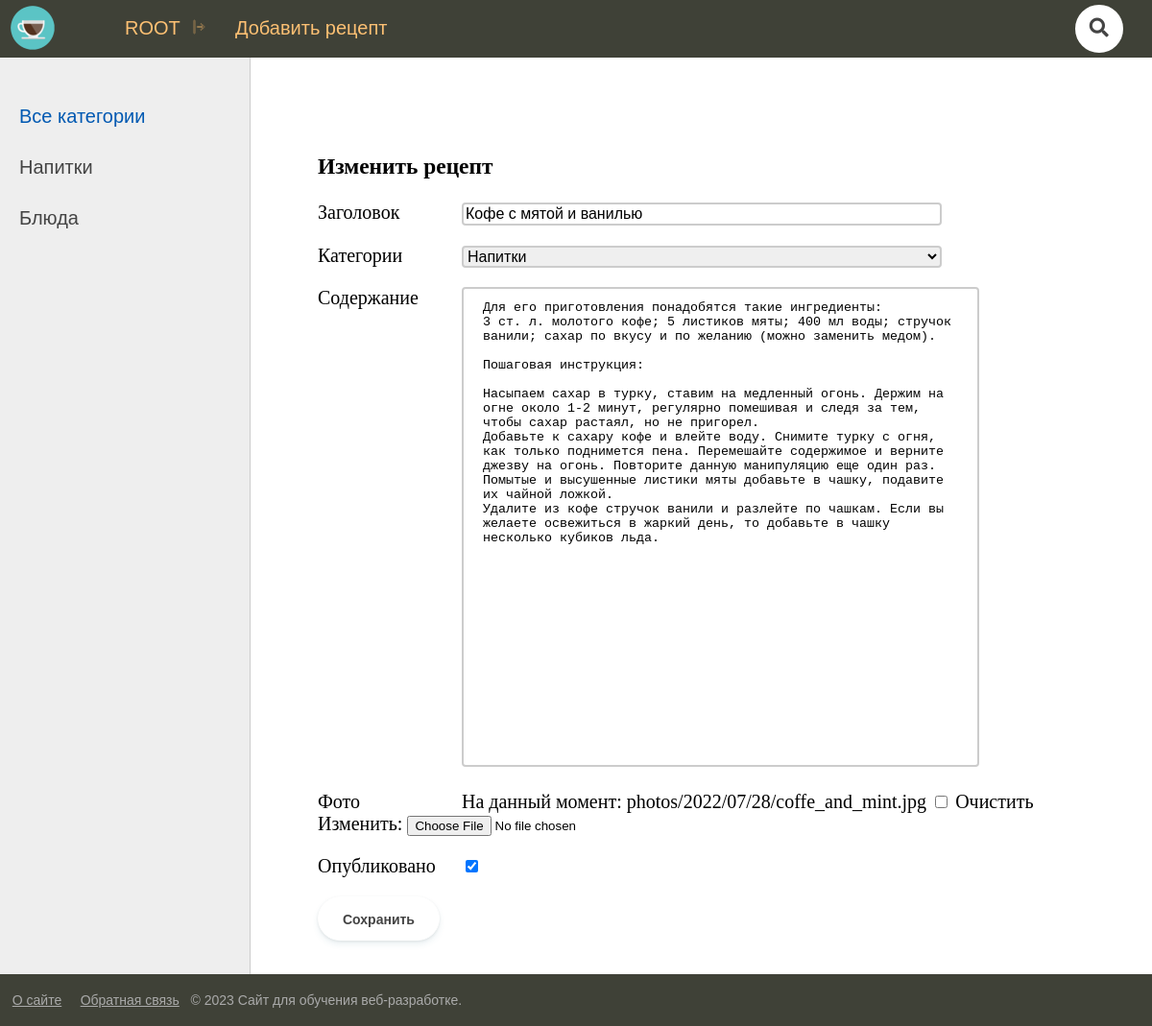
The app's page /post/blog-2/edite/ (signed in) with its own data.
### blog/models.py (models this page shows, shortened)
class Category(models.Model):
    name = models.CharField(max_length=100, db_index=True, verbose_name="Категория")
    slug = AutoSlugField(populate_from="name", max_length=255, unique=True, db_index=True, verbose_name="URL")
    def __str__(self):
        return self.name
    def get_absolute_url(self):
        return reverse('category', kwargs={'cat_slug': self.slug})
    class Meta:
        verbose_name = 'Категория'
        verbose_name_plural = 'Категории'
        ordering = ['id']

class Blog(models.Model):
    title = models.CharField(max_length=255, verbose_name="Заголовок")
    slug = AutoSlugField(populate_from="title", max_length=255, unique=True, db_index=True, verbose_name="URL")
    content = models.TextField(blank=True, verbose_name="Содержание")
    photo = models.ImageField(upload_to="photos/%Y/%m/%d/", verbose_name="Фото", blank=True)
    time_create = models.DateTimeField(auto_now_add=True, verbose_name="Время создания")
    time_update = models.DateTimeField(auto_now=True, verbose_name="Время изменения")
    is_published = models.BooleanField(default=False, verbose_name="Опубликовано")
    cat = models.ForeignKey('Category', on_delete=models.PROTECT, verbose_name="Категории")
    author = models.ForeignKey(User, on_delete=models.PROTECT, verbose_name="Автор")
    votes = GenericRelation("LikeDislike", related_query_name='blog')
    class Meta:
        verbose_name = 'Блог'
        verbose_name_plural = 'Блоги'
        ordering = ['-time_create', 'title']

### blog/views.py (the view)
# urls.py: path('post/<slug:slug>/edite/', PostUpdateView.as_view(), name='post_update'),
class PostUpdateView(DataMixin, UpdateView):
    model = Blog
    form_class = AddPostForm
    template_name = "blog/addpage.html"
    success_url = reverse_lazy("home")
    def dispatch(self, request, *args, **kwargs):
        author = Blog.objects.get(slug=self.kwargs["slug"]).author
        if request.user.is_authenticated and request.user == author:
            return super().dispatch(request, *args, **kwargs)
        else:
            return redirect("login")
    def get_context_data(self, *, object_list=None, **kwargs):
        context = super().get_context_data(**kwargs)
        context["title"] = "Изменить рецепт"
        c_def = self.get_user_data()
        context.update(c_def)
        return context

### blog/forms.py (shortened to what this page needs)
class AddPostForm(forms.ModelForm):
    def __init__(self, *args, **kwargs):
        super().__init__(*args, **kwargs)
        self.fields["cat"].empty_label = "Категория не выбрана"
    class Meta:
        model = Blog
        fields = ["title", "cat", "content", "photo", "is_published"]
        widgets ={
            "title": forms.TextInput(attrs={'class': 'form-input', "placeholder": "Название рецепта"}),
            "content": forms.Textarea(attrs={'cols': 60, 'rows': 10}),
        }

### blog/utils.py (called while the page is built)
    def get_user_data(self, **kwargs):
        context = kwargs
        cats = Category.objects.all()
        context["cats"] = cats
        context["header_menu"] = header_menu
        context["footer_menu"] = footer_menu
        if "cat_selected" not in context:
            context["cat_selected"] = 0
        return context

### blog/templates/blog/addpage.html (shortened to what this page needs)
{% extends 'blog/base.html' %}
{% block content %}
<h3>{{ title }}</h3>
<form action="{{ post.get_absolute_url }}" method="post" enctype="multipart/form-data">
{% for f in form %}
<p><label class="form-label" for="{{ f.id_for_label }}">{{ f.label }}</label>{{ f }}</p>
{% endfor %}
<button type="submit">Сохранить</button>
</form>
{% endblock %}

### blog/templates/blog/base.html (shortened to what this page needs)
{% load static %}
<!DOCTYPE html>
<html>
<head>
	<link type="text/css" href="{% static 'blog/css/styles.css' %}" rel="stylesheet" />
	<link rel="stylesheet" href="https://maxcdn.bootstrapcdn.com/font-awesome/4.5.0/css/font-awesome.min.css">
</head>
<body>
<table class="table-page" border=0 cellpadding="0" cellspacing="0">
<tr><td valign=top>
{% block mainmenu %}
		<div class="header">
			<ul id="mainmenu" class="mainmenu">
				<li class="logo"><a href="{% url 'home' %}"><div class="logo"></div></a></li>
				<li class="first">
				 {% if request.user.is_authenticated %}
					<li class="first"> {{user.username | upper }}&nbsp;&nbsp;<a href="{% url 'logout' %}"><img class="logout" src="{% static 'blog/images/logout1.svg' %}"</img></a></li>
				{% else %}
					<li class="first"><a href="{% url 'register' %}">Регистрация</a> | <a href="{% url 'login' %}">Войти</a></li>
				{% endif %}
				</li>
				{% for m in header_menu %}
					<li><a href="{% url m.url_name %}">{{m.title}}</a></li>
				{% endfor %}
				<li class="last">
					<li class="last">
						<link rel="stylesheet" href="https://use.fontawesome.com/releases/v5.3.1/css/all.css">
						<form class="search" action="{% url 'search' %}" method="get">
  							<i class="fa fa-search"></i>
						</form>
					</li>
				</li>
			</ul>
		</div>
{% endblock mainmenu %}
<table class="table-content" border=0 cellpadding="0" cellspacing="0">
<tr>
	<td valign="top" class="left-chapters">
	<ul id="leftchapters">
{% if cat_selected == 0 %}
		<li class="selected">Все категории</li>
{% else %}
		<li><a href="{% url 'home' %}">Все категории</a></li>
{% endif %}
{% for c in cats %}
		{% if cat_selected == c.pk %}
			<li class="selected">{{ c.name }}</li>
		{% else %}
			<li><a href="{{ c.get_absolute_url }}">{{ c.name }}</a></li>
		{% endif %}
{% endfor %}
	</ul>
</td>
<td valign="top" class="content">
	<div class="content-text">
{% block content %}
{% endblock %}
	</div>
</td></tr></table>
</td></tr>
<tr><td valign=top>
	<div id="footer">
	<p>
		{% for m in footer_menu %}
			&nbsp; <a href="{% url m.url_name %}">{{m.title}}</a> &nbsp;
		{% endfor %}
		&copy; {% now "Y" %} Сайт для обучения веб-разработке.
	</p>
	</div>
</td></tr></table>
</body>
</html>

### blog/static/blog/css/styles.css (style rules this page uses)
html, body { font-family: 'Arial'; margin: 0; padding: 0; height: 100%; width: 100%; color: #444; }
a { color: black; text-decoration: none; }
form.search { position: relative; top: 50%; left: 50%; transform: translate(-50%,-50%); transition: all 1s; width: 50px; height: 50px; background: white; box-sizing: border-box; border-radius: 25px; border: 4px solid white; padding: 5px; margin: 12px 0px 0 0px; }
.fa { box-sizing: border-box; padding: 10px; width: 42.5px; height: 42.5px; position: absolute; top: 0; right: 0; border-radius: 50%; color: #444; text-align: center; font-size: 1.2em; transition: all 1s; }
img { max-width: 600px; height: auto; }
img.logout { opacity:0.5; filter:alpha(opacity=50); }
.table-page { width: 100%; height: 100%; vertical-align: top; }
.table-page tr { height: 100%; }
.header { background: #3F4137; height: 60px; z-index: 999999; }
.logo { background: url('../images/logo.png') no-repeat 10px 5px; width: 70px; height: 60px; }
ul.mainmenu { list-style: none; margin: 0; padding: 0; height: 60px; color: #fdc073; font-size: 20px; overflow: hidden; }
ul.mainmenu li { float: left; margin: 18px 0px 0 30px; }
ul.mainmenu li.logo { margin: 0; }
ul.mainmenu li.last { float: right; }
ul.mainmenu li a { color: #fdc073; text-decoration: none; }
.table-content { width: 100%; min-height: 100%; height: 100%; }
.left-chapters { margin: 0; background: #eee; border-right: 1px solid #ccc; min-height: 100%; }
.left-chapters ul { width: 230px; min-height: 100%; margin: 0; padding: 20px 10px 10px 20px; list-style: none; font-size: 20px; min-height: calc(100vh - 55px); }
.left-chapters ul li { margin: 30px 0 0 0; color: #999; }
.left-chapters ul li.selected { color: #0059b2; }
.left-chapters ul li a { color: #444; text-decoration: none; }
.content { padding: 40px 20px 20px 40px; width: 100%; box-sizing: border-box; }
.content-text { margin: 60px 0 0 30px; color: #000; font-size: 20px; font-family: Yandex Sans Display Light; }
#footer { box-sizing: border-box; background: #3F4137; padding: 5px; color: #aaa; font-size: 14px; font-family: Verdana, Geneva, Arial, Helvetica; text-align: left; overflow: hidden; }
#footer a { text-decoration: underline; color: #aaa; }
.form-input { width: 492px; font-size: 16px; border: 2px solid #ccc; border-radius: 4px; font-size: 16px; }
.form-label { display: inline-block; min-width: 150px; vertical-align: top; }
button { display: inline-block; box-sizing: border-box; padding: 0 25px; margin: 0 15px 15px 0; outline: none; border: 1px solid #fff; border-radius: 50px; height: 46px; line-height: 46px; font-size: 14px; font-weight: 600; text-decoration: none; color: #444; background-color: #fff; box-shadow: 0 4px 6px rgb(65 132 144 / 10%), 0 1px 3px rgb(0 0 0 / 8%); cursor: pointer; user-select: none; appearance: none; touch-action: manipulation; vertical-align: top; transition: box-shadow 0.2s; }
textarea { height: 500px; padding: 12px 20px; box-sizing: border-box; border: 2px solid #ccc; border-radius: 4px; resize: none; }
select#id_cat { width: 500px; font-size: 16px; border: 2px solid #ccc; border-radius: 4px; font-size: 16px; }

### records on screen
Category: name "Напитки"
Category: name "Блюда"
Blog: form "Кофе с мятой и ванилью" "Напитки" "Для его приготовления понадобятся такие ингредиенты: 3 ст. л. молотого кофе; 5 листиков мяты; 400 мл воды; стручок ванили; сахар по вкусу и по желанию (можно заменить медом). Пошаговая инструкция: Насыпаем сахар в турку, ставим на медленный огонь. Держим на огне около 1-2 минут, регулярно помешивая и следя за тем, чтобы сахар растаял, но не пригорел. Добавьте к сахару кофе и влейте воду. Снимите турку с огня, как только поднимется пена. Перемешайте содержимое и верните джезву на огонь. Повторите данную манипуляцию еще один раз. Помытые и высушенные листики мяты добавьте в чашку, подавите их чайной ложкой. Удалите из кофе стручок ванили и разлейте по чашкам. Если вы желаете освежиться в…" "☑"

### other values on screen
{{ user.username | upper }} "ROOT"
{{ m.title }} "Добавить рецепт"
{{ title }} "Изменить рецепт"
{{ f.label }} "Заголовок" "Категории" "Содержание" "Фото" "Опубликовано"
{{ m.title }} "О сайте" "Обратная связь"
